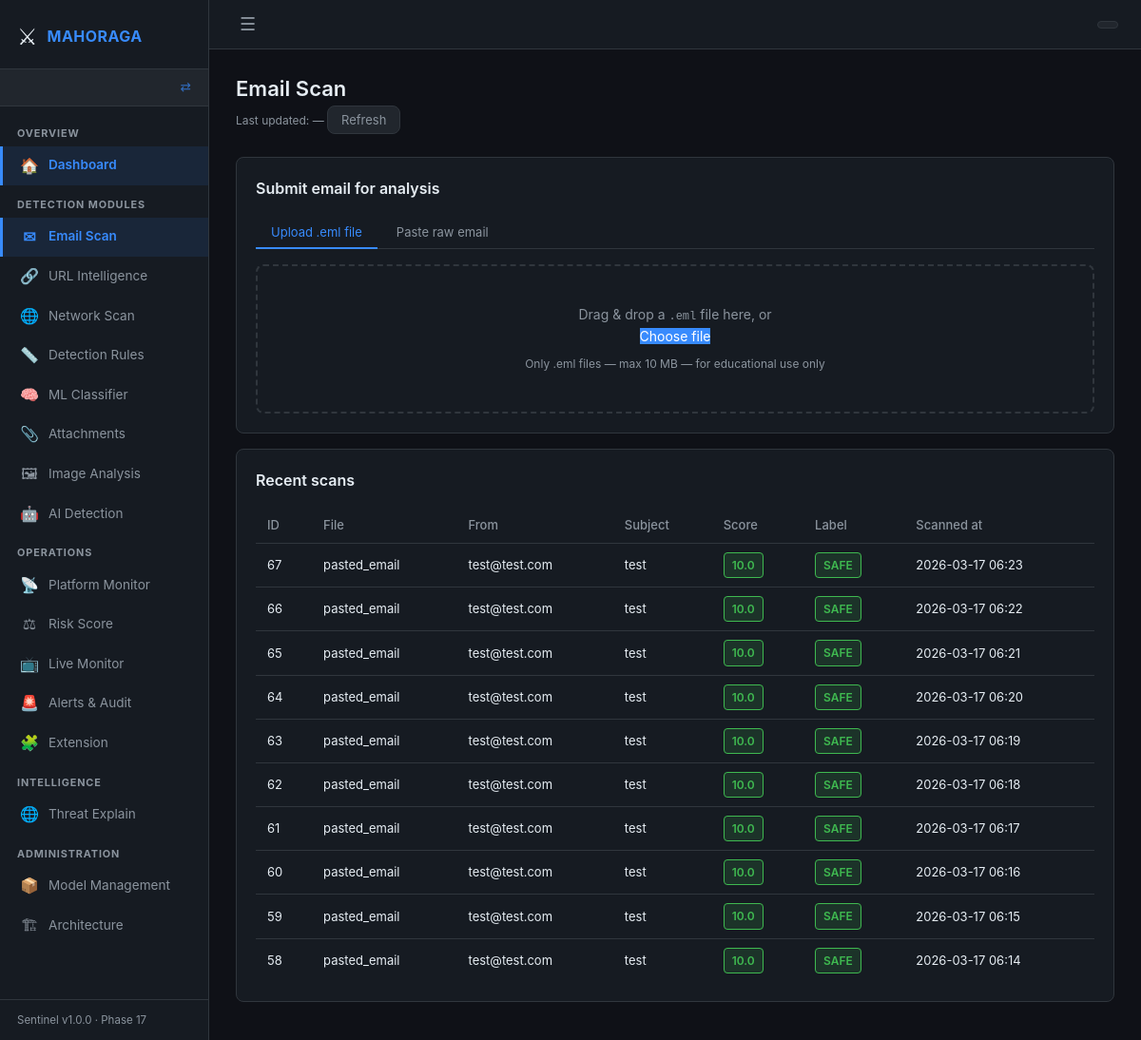
/email/scan, run on the app's committed database.
### backend/app/models.py (models this page shows)
class EmailScan(db.Model):
    __tablename__ = "email_scans"
    id           = db.Column(db.Integer, primary_key=True)
    filename     = db.Column(db.String(255))
    sender       = db.Column(db.String(255))
    recipient    = db.Column(db.String(255))
    subject      = db.Column(db.Text)
    body_text    = db.Column(db.Text)
    body_html    = db.Column(db.Text)
    headers_raw  = db.Column(db.Text)          # JSON string of all headers
    spf_result   = db.Column(db.String(50))    # pass / fail / softfail / none
    dkim_result  = db.Column(db.String(50))
    dmarc_result = db.Column(db.String(50))
    risk_score   = db.Column(db.Float, default=0.0)   # 0.0 – 100.0
    label        = db.Column(db.String(20))    # SAFE / SUSPICIOUS / MALICIOUS
    scanned_at   = db.Column(db.DateTime, default=datetime.utcnow)
    urls         = db.relationship("URLScan",        backref="email", lazy=True)
    attachments  = db.relationship("AttachmentScan", backref="email", lazy=True)
    network_scans= db.relationship("NetworkScan",    backref="email", lazy=True)

### backend/app/routes/email_scan.py (the view)
@email_scan_bp.route("/email/scan", methods=["GET"])
def email_scan_page():
    recent_scans = (
        EmailScan.query
        .order_by(EmailScan.scanned_at.desc())
        .limit(10)
        .all()
    )
    return render_template("email_scan.html", recent_scans=recent_scans)

### backend/app/routes/dashboard.py (called while the page is built, shortened)
def get_current_role() -> str:
    return session.get("role", "")

def get_sidebar_config():
    role = get_current_role()
    cfg  = ROLES.get(role, {})
    all_items = _all_sidebar_items()
    if cfg.get("allowed_prefixes") is None:
        return all_items   # admin sees everything

### frontend/templates/email_scan.html (shortened to what this page needs)
{% extends "base.html" %}
{% block content %}
<div class="page-header">
  <h1>Email Scan</h1>
  <span class="last-updated" id="last-updated">
    Last updated: <span id="update-time">—</span>
  </span>
  <button class="btn-refresh" onclick="refreshHistory()">Refresh</button>
</div>
<div class="card">
  <h2>Submit email for analysis</h2>
  <div class="tab-bar">
    <button class="tab active" id="tab-upload" onclick="switchTab('upload')">
      Upload .eml file
    </button>
    <button class="tab" id="tab-paste" onclick="switchTab('paste')">
      Paste raw email
    </button>
  </div>
  <div id="panel-upload">
    <div class="upload-zone" id="drop-zone">
      <p>Drag &amp; drop a <code>.eml</code> file here, or</p>
      <label class="btn-primary" for="eml-file-input">Choose file</label>
      <p class="hint">Only .eml files — max 10 MB — for educational use only</p>
    </div>
  </div>
</div>
<div class="card">
  <h2>Recent scans</h2>
  <table class="data-table">
    <thead>
      <tr>
        <th>ID</th><th>File</th><th>From</th>
        <th>Subject</th><th>Score</th><th>Label</th><th>Scanned at</th>
      </tr>
    </thead>
    <tbody id="history-table-body">
      {% for scan in recent_scans %}
      <tr>
        <td>{{ scan.id }}</td>
        <td>{{ scan.filename }}</td>
        <td class="truncate">{{ scan.sender }}</td>
        <td class="truncate">{{ scan.subject }}</td>
        <td>
          <span class="score-pill score-{{ scan.label | lower }}">
            {{ scan.risk_score | round(1) }}
          </span>
        </td>
        <td>
          <span class="label-badge label-{{ scan.label | lower }}">{{ scan.label }}</span>
        </td>
        <td>{{ scan.scanned_at.strftime('%Y-%m-%d %H:%M') if scan.scanned_at else '—' }}</td>
      </tr>
      {% else %}
      <tr><td colspan="7" class="empty-state">No scans yet — upload an email above</td></tr>
      {% endfor %}
    </tbody>
  </table>
</div>
{% endblock %}

### data on the page
EmailScan: id "67", filename "pasted_email", sender "test@test.com", subject "test", risk_score "10.0", label "SAFE", scanned_at "2026-03-17 06:23"
EmailScan: id "66", filename "pasted_email", sender "test@test.com", subject "test", risk_score "10.0", label "SAFE", scanned_at "2026-03-17 06:22"
EmailScan: id "65", filename "pasted_email", sender "test@test.com", subject "test", risk_score "10.0", label "SAFE", scanned_at "2026-03-17 06:21"
EmailScan: id "64", filename "pasted_email", sender "test@test.com", subject "test", risk_score "10.0", label "SAFE", scanned_at "2026-03-17 06:20"
EmailScan: id "63", filename "pasted_email", sender "test@test.com", subject "test", risk_score "10.0", label "SAFE", scanned_at "2026-03-17 06:19"
EmailScan: id "62", filename "pasted_email", sender "test@test.com", subject "test", risk_score "10.0", label "SAFE", scanned_at "2026-03-17 06:18"
EmailScan: id "61", filename "pasted_email", sender "test@test.com", subject "test", risk_score "10.0", label "SAFE", scanned_at "2026-03-17 06:17"
EmailScan: id "60", filename "pasted_email", sender "test@test.com", subject "test", risk_score "10.0", label "SAFE", scanned_at "2026-03-17 06:16"
EmailScan: id "59", filename "pasted_email", sender "test@test.com", subject "test", risk_score "10.0", label "SAFE", scanned_at "2026-03-17 06:15"
EmailScan: id "58", filename "pasted_email", sender "test@test.com", subject "test", risk_score "10.0", label "SAFE", scanned_at "2026-03-17 06:14"

### other printed values
{{ section.section }} "OVERVIEW" "DETECTION MODULES" "OPERATIONS" "INTELLIGENCE" "ADMINISTRATION"
{{ item.icon }} "🏠" "✉" "🔗" "🌐" "📏" "🧠" "📎" "🖼" "🤖" "📡" "⚖" "📺" "🚨" "🧩" "🌐" "📦" "🏗"
{{ item.label }} "Dashboard" "Email Scan" "URL Intelligence" "Network Scan" "Detection Rules" "ML Classifier" "Attachments" "Image Analysis" "AI Detection" "Platform Monitor" "Risk Score" "Live Monitor" "Alerts & Audit" "Extension" "Threat Explain" "Model Management" "Architecture"
